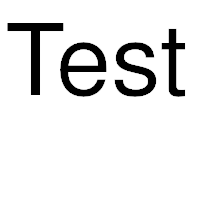
#> input picture test.png, 200 x 200 px
$ python multi.py test.png sea.png sea.png sea.png
#> lines starting #> are read from the running program, lines starting #| are printed output that depends on the picture; after the words box and inside, x2 and y2 are one past the last pixel; in counts of white or black regions, pixels touching at a corner belong together
from PIL import Image
import os
import sys
import numpy as np
from random import SystemRandom
from numpy.random import default_rng
rng = default_rng()
random = SystemRandom()
# from Crypto.Random import random
# TODO: Add optional overlay image to B share

if len(sys.argv) != 5:
    print("This takes two arguments; the images to be shared.")
    exit()

infile1 = str(sys.argv[1])
infile2 = str(sys.argv[2])
infile3 = str(sys.argv[3])
infile4 = str(sys.argv[4])

if not os.path.isfile(infile1) or not os.path.isfile(infile2)\
        or not os.path.isfile(infile3) or not os.path.isfile(infile4):
    print("Some of the files do not exist")
    exit()

img1 = Image.open(infile1)
#> img1 is the input picture: PIL image 200x200 RGBA; mean R, G, B, A 230.7, 230.7, 230.7, 255
img2 = Image.open(infile2)
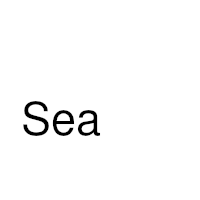
#> input picture sea.png, 200 x 200 px
#> img2 is the input picture: PIL image 200x200 RGBA; mean R, G, B, A 249.9, 249.9, 249.9, 255
img3 = Image.open(infile3)
img4 = Image.open(infile4)

f, e = os.path.splitext(infile1)
out_filename_A = "test"+"_A.png"
out_filename_B = "test"+"_B.png"

img1 = img1.convert('1')
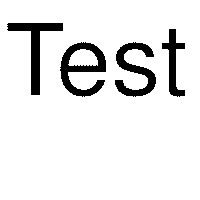
#> img1: PIL image 200x200 1; 90.7% white; 4 black regions, box (x1, y1, x2, y2) and area: (60, 42, 106, 97) 1120, (7, 23, 63, 95) 1019, (115, 42, 156, 97) 976, (162, 29, 185, 97) 618
img2 = img2.convert('1')
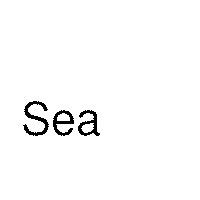
#> img2: PIL image 200x200 1; 98% white; 3 black regions, box (x1, y1, x2, y2) and area: (23, 101, 49, 136) 308, (78, 110, 100, 136) 239, (53, 110, 74, 136) 237
img3 = img3.convert('1')
img4 = img4.convert('1')

# TODO: enforce all equals, plus square

if not img1.size == img2.size:
    print("The two images have to be the same size")
    exit()

print(f"Image size: {img1.size}")
#| Image size: (200, 200)

size = img1.size[0]
#> size = 200


def sign(x):
    if x == 0:
        return 0
    elif x > 0:
        return 1
    else:
        return -1


def R1(x):
    return 9 * (sign((x+1) % 3)) - 3*((x+1) % 3) + (x)//3


def R2(x):
    return R1(R1(x))


def R3(x):
    return R1(R1(R1(x)))


A = [[np.matrix('0 0 0; 0 0 0; 0 0 0') for y in range(size)]
     for x in range(size)]
B = [[np.matrix('255 255 255; 255 255 255; 255 255 255') for y in range(size)]
     for x in range(size)]


def topos(x):
    return (x//3, x % 3)


for x in range(size):
    for y in range(size):
        if x >= y and x+y+1 < size:
            perm = rng.permutation(9)

            A[x][y][topos(perm[0])] = 255
            A[size-1-y][x][topos(R1(perm[1]))] = 255
            A[size-1-x][size-1-y][topos(R2(perm[2]))] = 255
            A[y][size-1-x][topos(R3(perm[3]))] = 255

            imsum = 4-sum([img1.getpixel((x, y)),
                           img2.getpixel((x, y)),
                           img3.getpixel((x, y)),
                           img4.getpixel((x, y))])//255

            B[x][y][topos(perm[0])] = img1.getpixel((x, y))
            B[x][y][topos(perm[1])] = img2.getpixel((x, y))
            B[x][y][topos(perm[2])] = img3.getpixel((x, y))
            B[x][y][topos(perm[3])] = img4.getpixel((x, y))

            fill = random.sample(sorted(perm[4:9]),
                                 k=(5 - random.randint(0, 1) - imsum))

            for p in fill:
                B[x][y][topos(p)] = 0

            B[size-1-y][x][topos(R1(perm[1]))] = img1.getpixel((size-1-y, x))
            B[size-1-y][x][topos(R1(perm[2]))] = img2.getpixel((size-1-y, x))
            B[size-1-y][x][topos(R1(perm[3]))] = img3.getpixel((size-1-y, x))
            B[size-1-y][x][topos(R1(perm[0]))] = img4.getpixel((size-1-y, x))

            imsum = 4-sum([img1.getpixel((size-1-y, x)),
                           img2.getpixel((size-1-y, x)),
                           img3.getpixel((size-1-y, x)),
                           img4.getpixel((size-1-y, x))])//255

            fill = random.sample(sorted(perm[4:9]),
                                 k=(5 - random.randint(0, 1) - imsum))

            for p in fill:
                B[size-1-y][x][topos(R1(p))] = 0

            B[size-1-x][size-1-y][topos(R2(perm[2]))] \
                = img1.getpixel((size-1-x, size-1-y))
            B[size-1-x][size-1-y][topos(R2(perm[3]))] \
                = img2.getpixel((size-1-x, size-1-y))
            B[size-1-x][size-1-y][topos(R2(perm[0]))] \
                = img3.getpixel((size-1-x, size-1-y))
            B[size-1-x][size-1-y][topos(R2(perm[1]))] \
                = img4.getpixel((size-1-x, size-1-y))

            imsum = 4-sum([img1.getpixel((size-1-x, size-1-y)),
                           img2.getpixel((size-1-x, size-1-y)),
                           img3.getpixel((size-1-x, size-1-y)),
                           img4.getpixel((size-1-x, size-1-y))])//255

            fill = random.sample(sorted(perm[4:9]),
                                 k=(5 - random.randint(0, 1) - imsum))

            for p in fill:
                B[size-1-x][size-1-y][topos(R2(p))] = 0

            B[y][size-1-x][topos(R3(perm[3]))] = img1.getpixel((y, size-1-x))
            B[y][size-1-x][topos(R3(perm[0]))] = img2.getpixel((y, size-1-x))
            B[y][size-1-x][topos(R3(perm[1]))] = img3.getpixel((y, size-1-x))
            B[y][size-1-x][topos(R3(perm[2]))] = img4.getpixel((y, size-1-x))

            imsum = 4-sum([img1.getpixel((y, size-1-x)),
                           img2.getpixel((y, size-1-x)),
                           img3.getpixel((y, size-1-x)),
                           img4.getpixel((y, size-1-x))])//255

            fill = random.sample(sorted(perm[4:9]),
                                 k=(5 - random.randint(0, 1) - imsum))

            for p in fill:
                B[y][size-1-x][topos(R3(p))] = 0
#> after the loop, A = 200 items; B = 200 items

Adraw = np.block(A)
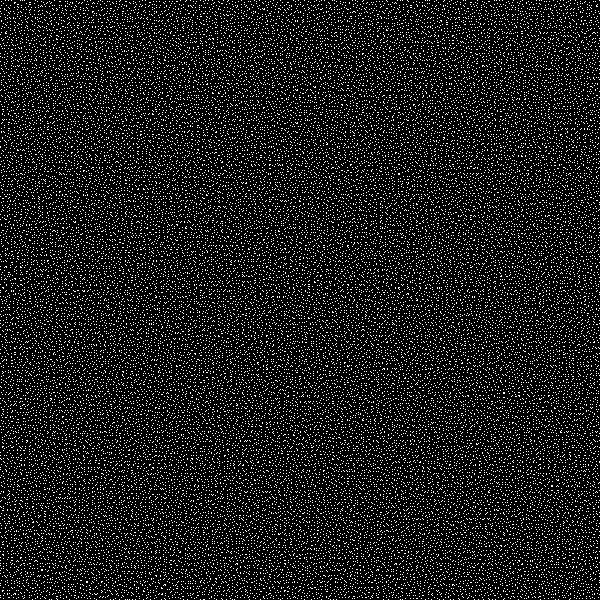
#> Adraw: shape (600, 600) int64; 11.1% white in thin lines or dots
Adraw.reshape(size*3, size*3)
Bdraw = np.block(B)
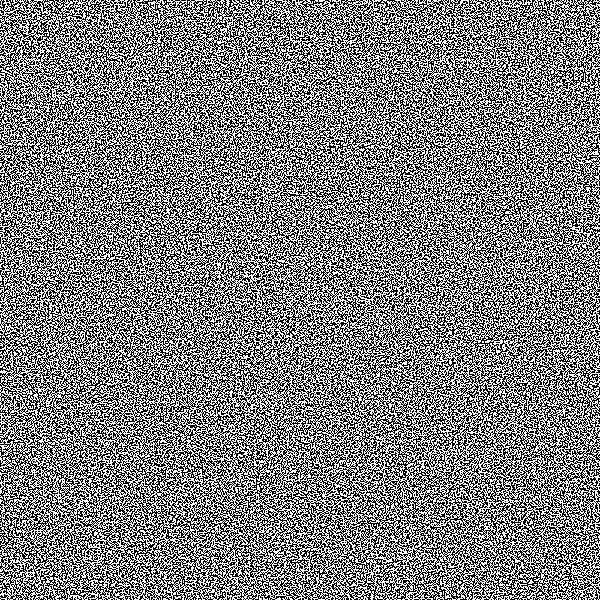
#> Bdraw: shape (600, 600) int64; 50% white in thin lines or dots
Bdraw.reshape(size*3, size*3)
out_image_A = Image.new('1', (size*3, size*3))
#> out_image_A: PIL image 600x600 1; every value is 0
out_image_B = Image.new('1', (size*3, size*3))
pixels_A = out_image_A.load()
pixels_B = out_image_B.load()
for x in range(size*3):
    for y in range(size*3):
        pixels_A[x, y] = int(Adraw[x][y])
        pixels_B[x, y] = int(Bdraw[x][y])

out_image_A.save(out_filename_A, 'PNG')
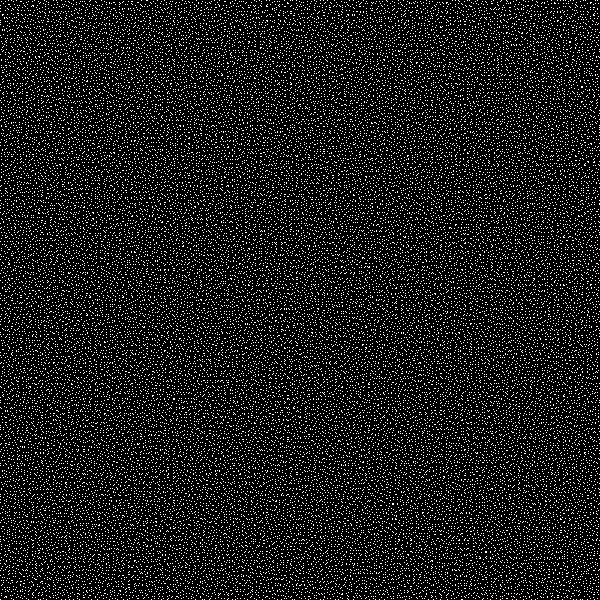
#> saved as test_A.png: PIL image 600x600 1; 11.1% white in thin lines or dots
out_image_B.save(out_filename_B, 'PNG')
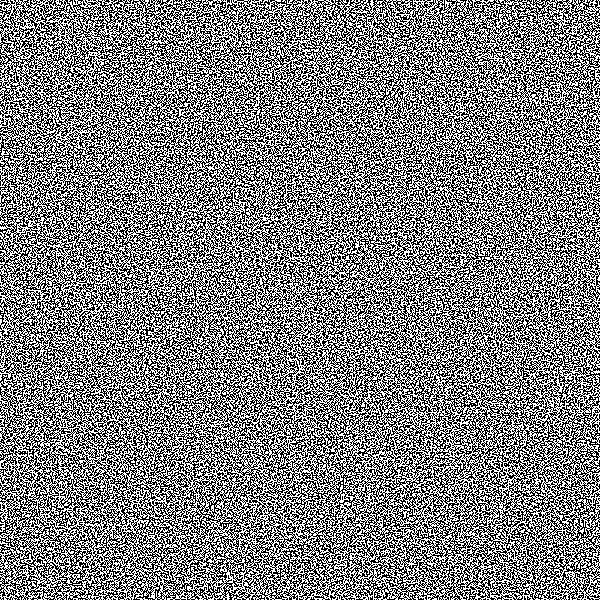
#> saved as test_B.png: PIL image 600x600 1; 50% white in thin lines or dots
